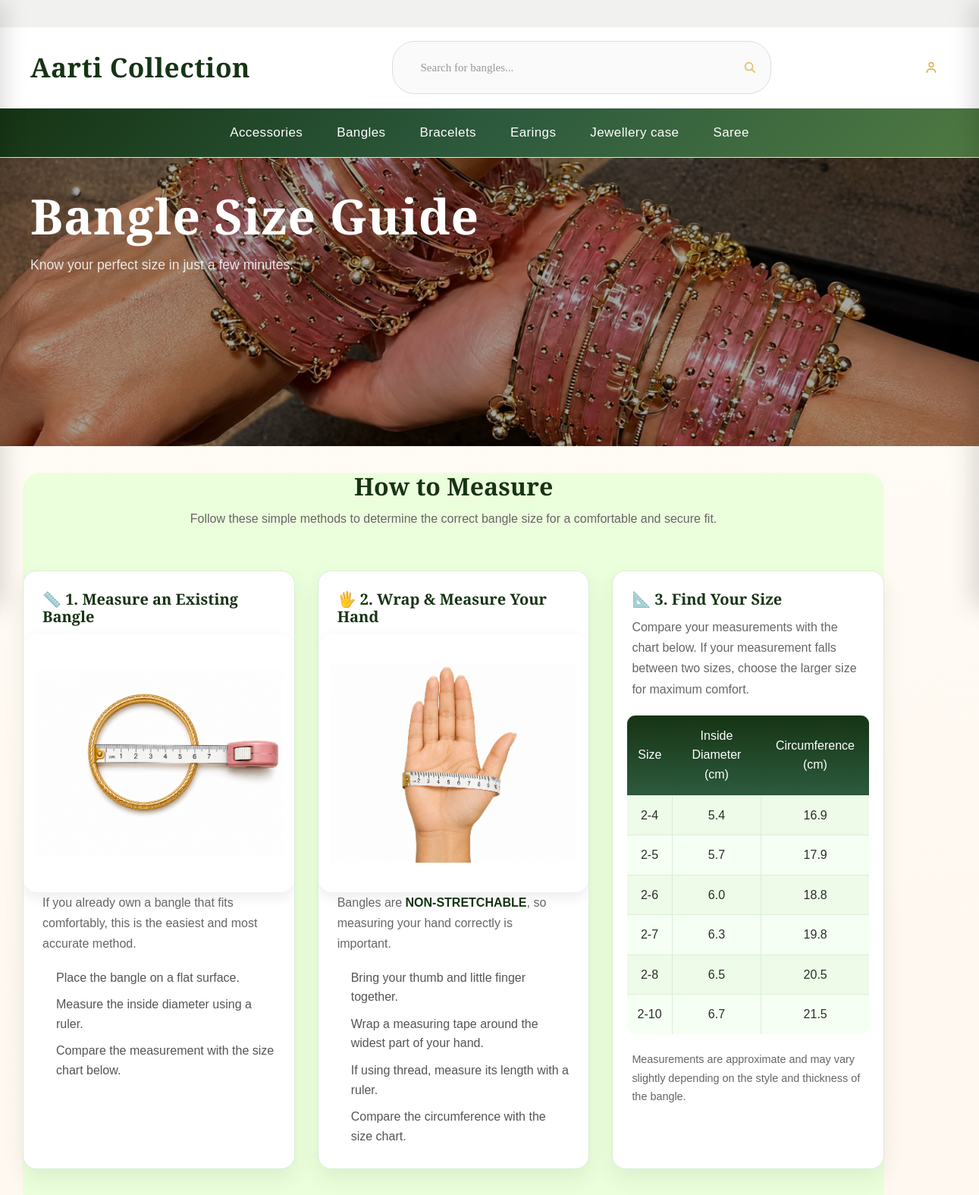
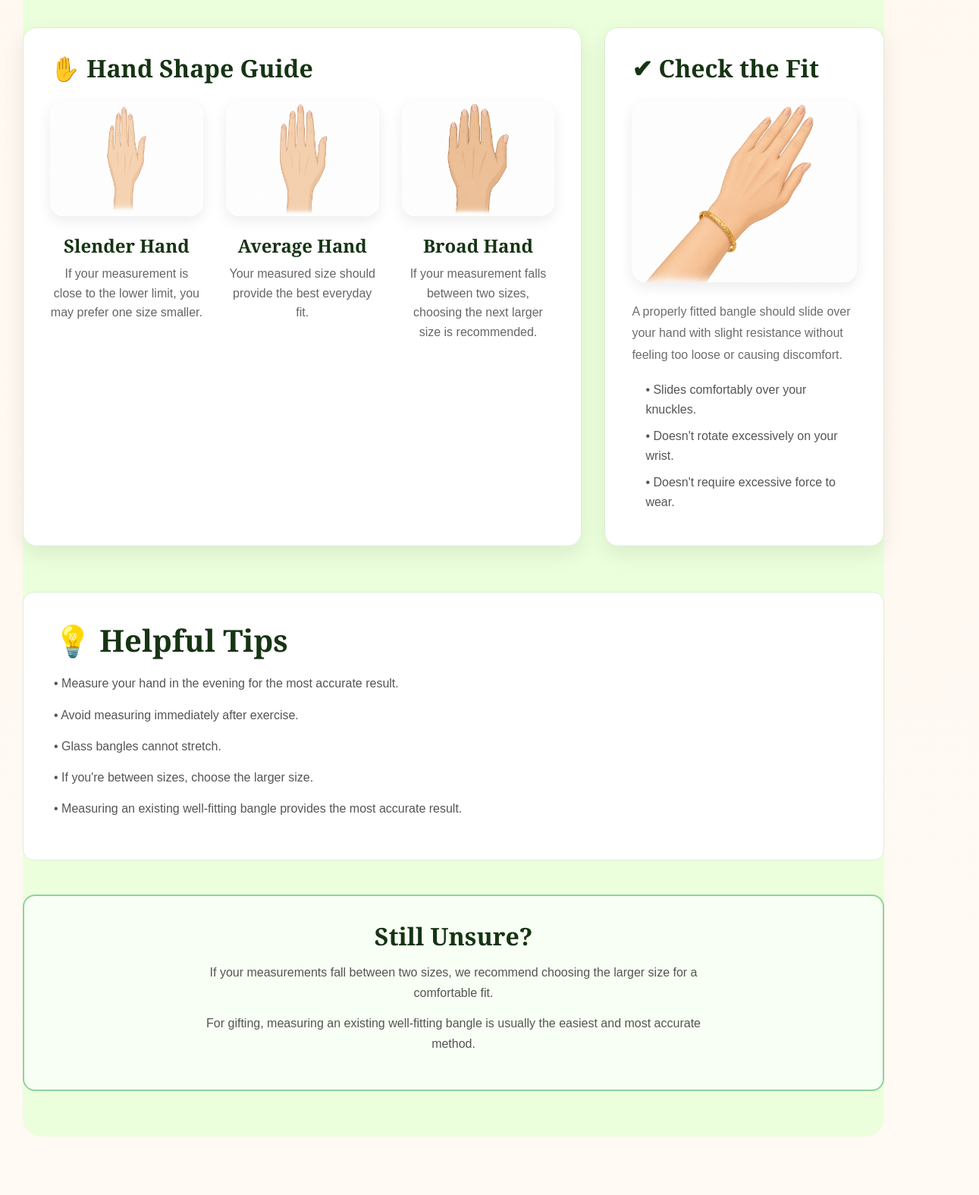
Screenshot of /bangle-size-guide/ (upper part) with the database file from the repository (2 pictures, top to bottom).
### store/models.py (models this page shows, shortened)
class SiteSettings(models.Model):
    brand_name = models.CharField(max_length=100)
    phone = models.CharField(max_length=20)
    email = models.EmailField()
    instagram = models.URLField(blank=True)
    facebook = models.URLField(blank=True)
    pinterest = models.URLField(blank=True)
    logo = models.ImageField(upload_to="logo/", blank=True, null=True)
    whatsapp = models.CharField(
        max_length=20,
        blank=True
    )
    address = models.TextField(
        blank=True
    )
    upi_id = models.CharField(
        max_length=100,
        blank=True
    )
    gst_number = models.CharField(
        max_length=20,
        blank=True,
        verbose_name="GST Number"
    )
    qr_code = models.ImageField(
        upload_to="payment/",
        blank=True,
        null=True
    )
    gift_section_video = models.FileField(
        upload_to="homepage/",
        blank=True,
        null=True,
        validators=[
            FileExtensionValidator(
                allowed_extensions=["mp4"]
            )
        ],
        help_text="Homepage Gift Section promotional video."
    )
    gift_section_image = models.ImageField(
        upload_to="gift_section/",
        blank=True,
        null=True
    )
    gift_wrapper_image = models.ImageField(
        upload_to="gift_section/",
        blank=True,
        null=True,
        help_text="Decorative gift-wrap/ribbon accent image shown over the main gift banner."
    )
    gift_background_image = models.ImageField(
        upload_to="gift_section/",
        blank=True,
        null=True,
        help_text="Background texture/pattern behind the whole gift section."
    )
    footer_text = models.CharField(
        max_length=255,
        blank=True
    )
    class Meta:
        verbose_name = "Site Settings"
        verbose_name_plural = "Site Settings"

class Category(models.Model):
    name = models.CharField(max_length=100)
    slug = models.SlugField(unique=True)
    description = models.TextField(blank=True)
    image = models.ImageField(upload_to="categories/")
    show_on_home = models.BooleanField(
        default=True,
        help_text="Show this category in the homepage 'Shop by Category' section."
    )
    home_sort_order = models.PositiveIntegerField(
        default=0,
        help_text="Lower numbers appear first in the homepage section."
    )
    class Meta:
        ordering = ["home_sort_order", "name"]

### store/views.py (the view)
def bangle_size_guide(request):
    return render(request, "store/bangle_size_guide.html")

### store/context_processors.py (called while the page is built, shortened)
def site_settings(request):
    settings = SiteSettings.objects.first()
    return {
        "site_settings": settings,
        "categories": Category.objects.all(),
        "footer_policies": PolicyPage.objects.filter(
            show_in_policy_footer=True
        ).order_by("footer_order", "title"),
    }

def global_data(request):
    wishlist_items = Wishlist.objects.none()
    wishlist_product_ids = []
    cart_items = Cart.objects.none()
    cart_count = 0
    total = 0
    return {
        "wishlist_items": wishlist_items,
        "wishlist_product_ids": wishlist_product_ids,
        "wishlist_count": len(wishlist_product_ids),
        "cart_items": cart_items,
        "cart_count": cart_count,
        "total": total,
    }

### store/templates/store/bangle_size_guide.html (shortened to what this page needs)
{% extends "store/base.html" %}
{% load static %}
{% block content %}
<section class="guide-banner">
    <div class="guide-banner-overlay">
        <div class="hero-text">
            <h1>Bangle Size Guide</h1>
            <p>Know your perfect size in just a few minutes.</p>
        </div>
    </div>
</section>
<section class="size-guide">
    <div class="size-guide-header">
        <h2>How to Measure</h2>
        <p>
            Follow these simple methods to determine the correct bangle size for
            a comfortable and secure fit.
        </p>
    </div>
    <div class="size-guide-grid">
        <div class="guide-card">
            <h3>📏 1. Measure an Existing Bangle</h3>
            <img src="{% static 'store/images/bangle-diameter.png' %}" alt="Existing Bangle" loading="lazy">
            <p>
                If you already own a bangle that fits comfortably, this is the
                easiest and most accurate method.
            </p>
            <ul>
                <li>Place the bangle on a flat surface.</li>
                <li>Measure the inside diameter using a ruler.</li>
                <li>Compare the measurement with the size chart below.</li>
            </ul>
        </div>
        <div class="guide-card">
            <h3>🖐 2. Wrap & Measure Your Hand</h3>
            <img src="{% static 'store/images/hand-measuring-tape.png' %}" alt="Measure Hand" loading="lazy">
            <p>
                Bangles are <strong>NON-STRETCHABLE</strong>, so measuring your
                hand correctly is important.
            </p>
            <ul>
                <li>Bring your thumb and little finger together.</li>
                <li>Wrap a measuring tape around the widest part of your hand.</li>
                <li>If using thread, measure its length with a ruler.</li>
                <li>Compare the circumference with the size chart.</li>
            </ul>
        </div>
        <div class="guide-card">
            <h3>📐 3. Find Your Size</h3>
            <p>
                Compare your measurements with the chart below.
                If your measurement falls between two sizes,
                choose the larger size for maximum comfort.
            </p>
            <table class="size-table">
                <thead>
                    <tr>
                        <th>Size</th>
                        <th>Inside Diameter (cm)</th>
                        <th>Circumference (cm)</th>
                    </tr>
                </thead>
                <tbody>
                    <tr><td>2-4</td><td>5.4</td><td>16.9</td></tr>
                    <tr><td>2-5</td><td>5.7</td><td>17.9</td></tr>
                    <tr><td>2-6</td><td>6.0</td><td>18.8</td></tr>
                    <tr><td>2-7</td><td>6.3</td><td>19.8</td></tr>
                    <tr><td>2-8</td><td>6.5</td><td>20.5</td></tr>
                    <tr><td>2-10</td><td>6.7</td><td>21.5</td></tr>
                </tbody>
            </table>
            <p class="guide-note">
                Measurements are approximate and may vary slightly depending on
                the style and thickness of the bangle.
            </p>
        </div>
    </div>
    <div class="tips-grid">
        <div class="tip-card">
            <h3>✋ Hand Shape Guide</h3>
            <div class="hand-types">
                <div>
                    <img src="{% static 'store/images/slender-hand.png' %}" alt="Slender Hand" loading="lazy">
                    <h4>Slender Hand</h4>
                    <p>
                        If your measurement is close to the lower limit,
                        you may prefer one size smaller.
                    </p>
                </div>
                <div>
                    <img src="{% static 'store/images/average-hand.png' %}" alt="Average Hand" loading="lazy">
                    <h4>Average Hand</h4>
                    <p>
                        Your measured size should provide the best everyday fit.
                    </p>
                </div>
                <div>
                    <img src="{% static 'store/images/broad-hand.png' %}" alt="Broad Hand" loading="lazy">
                    <h4>Broad Hand</h4>
                    <p>
                        If your measurement falls between two sizes,
                        choosing the next larger size is recommended.
                    </p>
                </div>
            </div>
        </div>
        <div class="tip-card">
            <h3>✔ Check the Fit</h3>
            <img src="{% static 'store/images/bangle-fit.png' %}" alt="Check Fit" loading="lazy">
            <p>
                A properly fitted bangle should slide over your hand with slight
                resistance without feeling too loose or causing discomfort.
            </p>
            <ul>
                <li>• Slides comfortably over your knuckles.</li>
                <li>• Doesn't rotate excessively on your wrist.</li>
                <li>• Doesn't require excessive force to wear.</li>
            </ul>
        </div>
    </div>
    <div class="measurement-tips">
        <h2>💡 Helpful Tips</h2>
        <ul>
            <li>• Measure your hand in the evening for the most accurate result.</li>
            <li>• Avoid measuring immediately after exercise.</li>
            <li>• Glass bangles cannot stretch.</li>
            <li>• If you're between sizes, choose the larger size.</li>
            <li>• Measuring an existing well-fitting bangle provides the most accurate result.</li>
        </ul>
    </div>
    <div class="size-warning">
        <h3>Still Unsure?</h3>
        <p>
            If your measurements fall between two sizes, we recommend choosing
            the larger size for a comfortable fit.
        </p>
        <p>
            For gifting, measuring an existing well-fitting bangle is usually
            the easiest and most accurate method.
        </p>
    </div>
</section>
{% endblock %}

### store/templates/store/includes/header.html (shortened to what this page needs)
{% load static %}
<header class="site-header">
    <div class="top-header">
        <div class="top-header-marquee">
        </div>
    </div>
    <div class="sticky-header{% if request.resolver_match.url_name == 'home' %} transparent-nav{% endif %}">
        <div class="middle-header">
            <div class="logo">
                <a href="{% url 'home' %}" aria-label="Home">
                    {% if site_settings.logo %}
                    <img
                        src="{{ site_settings.logo.url }}"
                        alt="{{ site_settings.brand_name }}">
                    {% else %}
                    <h1>{{ site_settings.brand_name }}</h1>
                    {% endif %}
                </a>
            </div>
            <form
                class="search-box"
                id="desktopSearchForm"
                action="{% url 'search_products' %}"
                method="GET">
                <input
                    class="search-input search-input-animated"
                    type="search"
                    name="q"
                    value="{{ request.GET.q }}"
                    placeholder="Search for products..."
                    autocomplete="off">
                <button
                    type="submit"
                    aria-label="Search">
                    <img
                        src="{% static 'store/icons/search.svg' %}"
                        alt="Search">
                </button>
            </form>
            <div class="header-icons">
                {% if user.is_authenticated %}
                <a
                    href="{% url 'profile' %}"
                    aria-label="Profile">
                    <img
                        src="{% static 'store/icons/user.svg' %}"
                        alt="Profile">
                </a>
                <a
                    href="{% url 'wishlist' %}"
                    id="wishlistBtn"
                    aria-label="Wishlist">
                    <img
                        src="{% static 'store/icons/wishlist.svg' %}"
                        alt="Wishlist">
                    {% if wishlist_count %}
                    <span class="wishlist-count">
                        {{ wishlist_count }}
                    </span>
                    {% endif %}
                </a>
                <a
                    href="#"
                    id="cartToggle"
                    aria-label="Shopping Cart">
                    <img
                        src="{% static 'store/icons/cart.svg' %}"
                        alt="Cart">
                    {% if cart_count %}
                    <span class="cart-count">
                        {{ cart_count }}
                    </span>
                    {% endif %}
                </a>
                {% else %}
                <a
                    href="{% url 'login' %}"
                    aria-label="Login">
                    <img
                        src="{% static 'store/icons/user.svg' %}"
                        alt="Login">
                </a>
                {% endif %}
            </div>
        </div>
        {% include "store/includes/navbar.html" %}
    </div>
</header>

### store/templates/store/includes/navbar.html (shortened to what this page needs)
{% load static %}
<nav class="main-navbar">
    <ul class="desktop-menu">
        {% for category in categories %}
        <li class="nav-item">
            <a
                href="{% url 'category_products' category.slug %}"
                class="nav-link">
                {{ category.name }}
            </a>
        </li>
        {% endfor %}
    </ul>
</nav>

### rows the page displays
SiteSettings: brand_name "Aarti Collection"
Category: name "Accessories"
Category: name "Bangles"
Category: name "Bracelets"
Category: name "Earings"
Category: name "Jewellery case"
Category: name "Saree"
